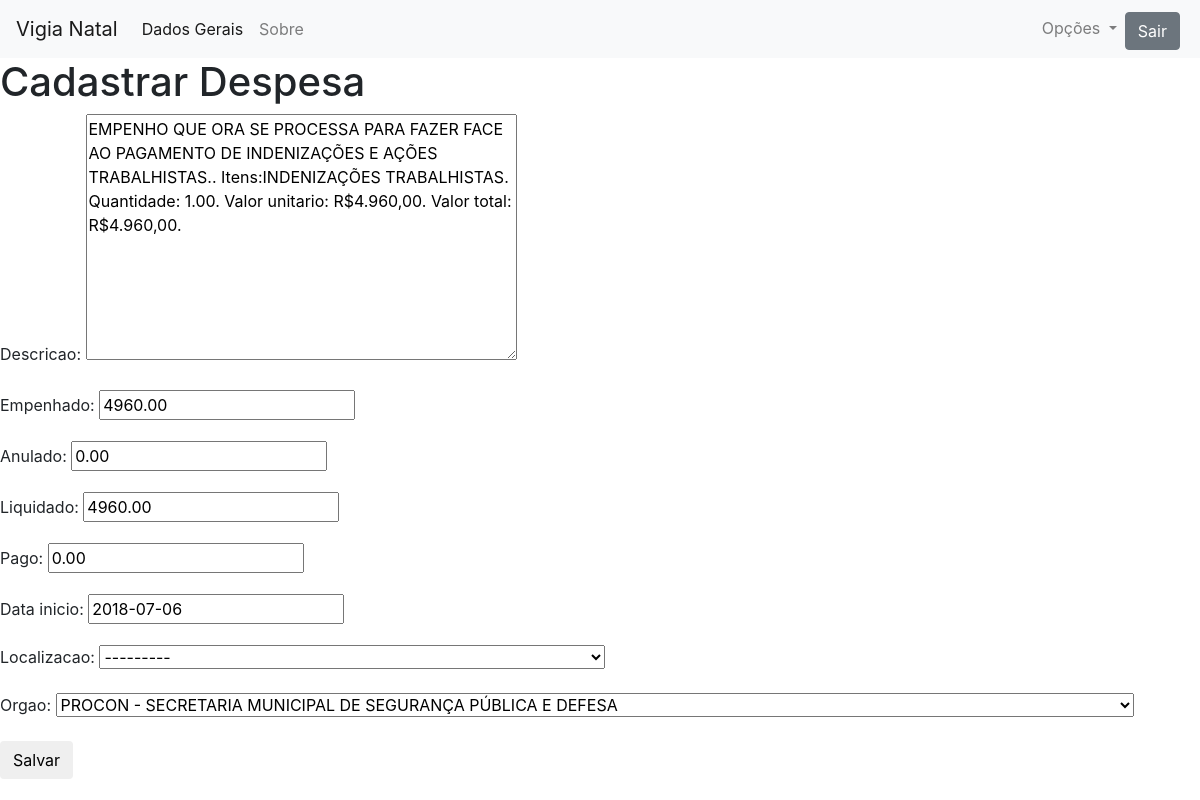
The page /despesa/1424/update (signed in) on the database as committed earlier.
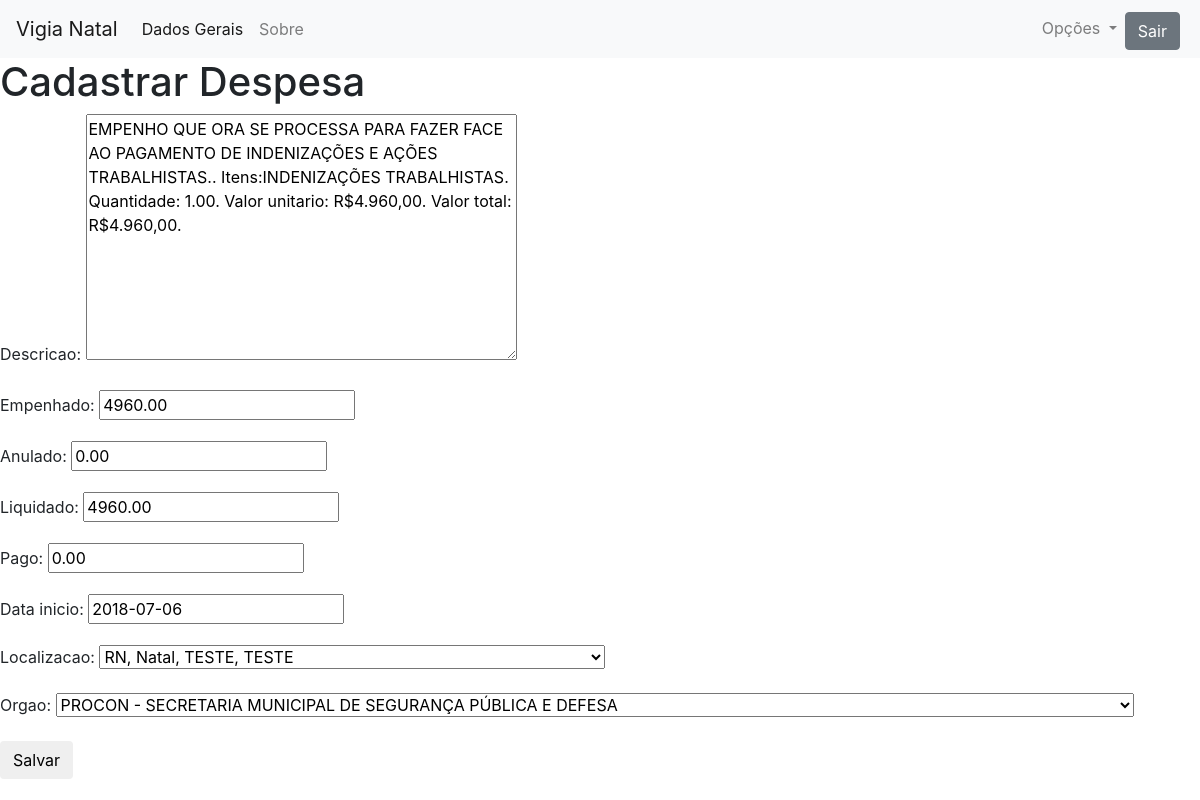
The same page on the database as committed later.
### map_app/models.py (models this page shows, shortened)
class Despesa(models.Model):
    descricao = models.TextField()
    empenhado = models.DecimalField(max_digits=15, decimal_places=2)
    anulado = models.DecimalField(max_digits=15, decimal_places=2)
    liquidado = models.DecimalField(max_digits=15, decimal_places=2)
    pago = models.DecimalField(max_digits=15, decimal_places=2)
    data_inicio = models.DateField()
    data_update = models.DateField(auto_now = True)
    localizacao = models.ForeignKey(Localizacao, on_delete = models.SET_NULL, null = True, blank = True)
    orgao = models.ForeignKey(Orgao, on_delete = models.CASCADE)

### map_app/views.py (the view)
# urls.py: path('despesa/<int:pk>/update', views.DespesaUpdateView.as_view(), name = 'despesa_update'),
class DespesaUpdateView(LoginRequiredMixin, UpdateView):
    login_url = '/login/'
    redirect_field_name = 'map_app/despesa_detail.html'
    form_class = DespesaForm
    model = Despesa

### map_app/forms.py
class DespesaForm(forms.ModelForm):
    class Meta():
        model = Despesa
        exclude = ['data_update']

### map_app/models.py (called while the page is built)
    def __str__(self):
        str = self.estado + ', ' + self.cidade +', ' + self.bairro
        if self.endereco != '':
            str += ', ' + self.endereco
        return str

    def __str__(self):
        str = self.instituicao.nome
        str += ' - '
        str += self.nome
        return str

### map_app/templates/map_app/despesa_form.html (shortened to what this page needs)
{% extends "map_app/base.html" %}
  {% block body_block %}
  <div class="conteiner">
    <h1>Cadastrar Despesa</h1>
    <form class="despesa-form"  method="POST">
      {{form.as_p}}
      <button type="submit" class='save btn btn-default'>Salvar</button>
    </form>
  </div>
  {% endblock %}

### map_app/templates/map_app/base.html (shortened to what this page needs)
<!DOCTYPE html>
<html>
  <head>
    <link rel="stylesheet" href="https://stackpath.bootstrapcdn.com/bootstrap/4.1.3/css/bootstrap.min.css">
  </head>
  <body>
    {% block navbar %}
    <nav class="navbar navbar-expand-lg navbar-light bg-light">
      <a class="navbar-brand" href="{% url 'home' %}">Vigia Natal</a>
      <div class="collapse navbar-collapse" id="navbarNavDropdown">
        <ul class="navbar-nav mr-auto">
          <li class="nav-item active">
            <a class="nav-link" href="{% url 'dados_gerais' %}">Dados Gerais</a>
          </li>
          <li class="nav-item">
            <a class="nav-link" href="#">Sobre</a>
          </li>
        </ul>
        <ul class="navbar-nav navbar-right">
          {% if user.is_authenticated %}
            <li class="nav-item dropdown">
              <a class="nav-link dropdown-toggle" href="#" id="navbarDropdownMenuLink" role="button" data-toggle="dropdown" aria-haspopup="true" aria-expanded="false">
                Opções
              </a>
            </li class = >
            <li>
              <a href="{% url 'logout' %}"  class="btn btn-secondary mr-1 mt-1" role="button">Sair</a>
            </li>
          {% endif %}
            </ul>
          </div>
        </nav>
        {% endblock %}
    {% block body_block %}
    {% endblock %}
  </body>
</html>

Rows that differ between the two databases and show on the page:
changed Despesa "PROCON - SECRETARIA MUNICIPAL DE SEGURANÇA PÚBLICA E DEFESA": localizacao "---------" → "RN, Natal, TESTE, TESTE"
